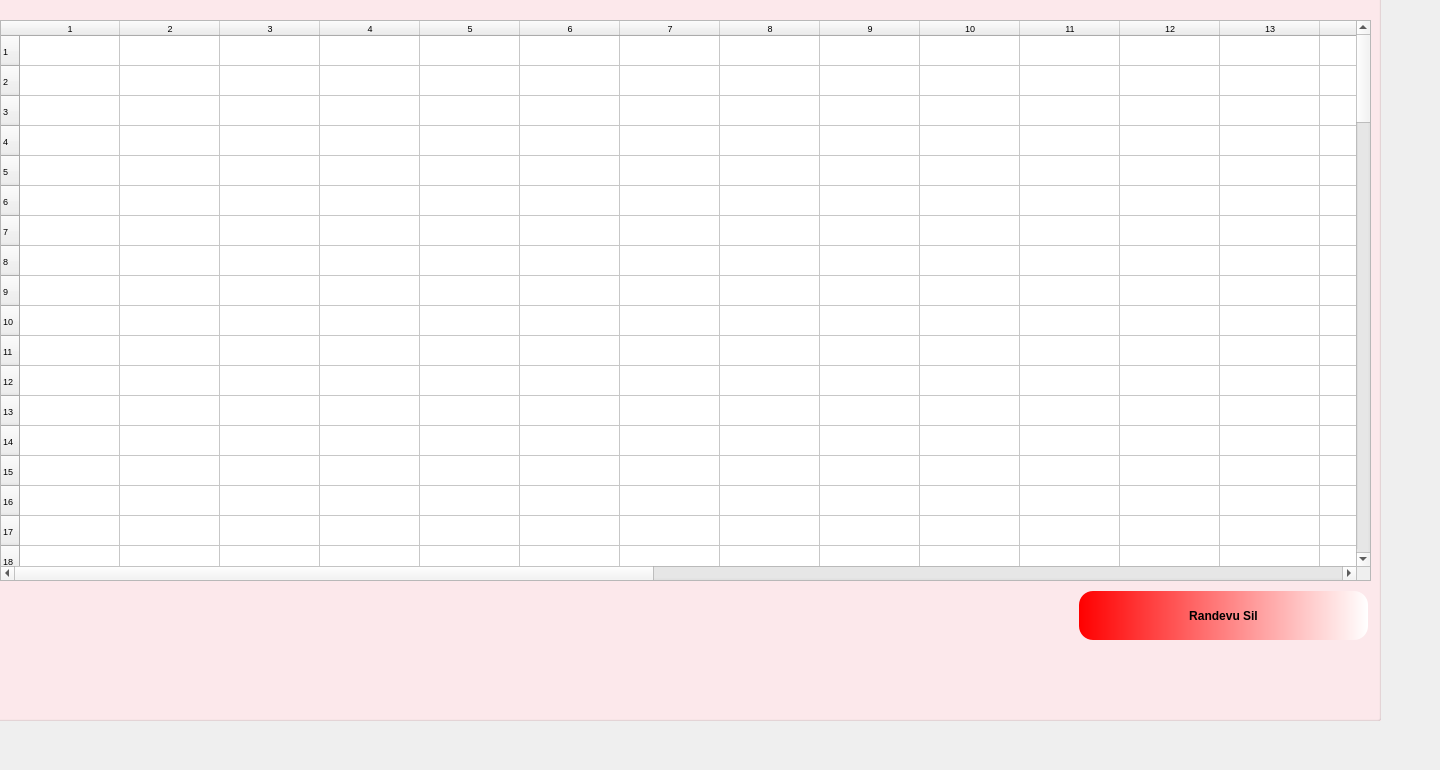
    <widget class="QWidget" name="tab_4">
     <attribute name="title">
      <string>KAYIT BİLGİLERİ</string>
     </attribute>
     <widget class="QTableWidget" name="tblwKayitTutucu">
      <property name="geometry">
       <rect>
        <x>0</x>
        <y>20</y>
        <width>1371</width>
        <height>561</height>
       </rect>
      </property>
      <property name="font">
       <font>
        <pointsize>7</pointsize>
       </font>
      </property>
      <property name="styleSheet">
       <string notr="true">
QHeaderView::section {
    background-color: lightgray;
    padding: 4px;
    font-size: 7pt;
}
QTableWidget {
    gridline-color: black;
    font-size: 7pt;
}
QTableWidget::item {
    padding: 5px;
}
&quot;&quot;&quot;)
</string>
      </property>
      <property name="rowCount">
       <number>100</number>
      </property>
      <property name="columnCount">
       <number>27</number>
      </property>
      <row/>
      <row/>
      <row/>
      <row/>
      <row/>
      <row/>
      <row/>
      <row/>
      <row/>
      <row/>
      <row/>
      <row/>
      <row/>
      <row/>
      <row/>
      <row/>
      <row/>
      <row/>
      <row/>
      <row/>
      <row/>
      <row/>
      <row/>
      <row/>
      <row/>
      <row/>
      <row/>
      <row/>
      <row/>
      <row/>
      <row/>
      <row/>
      <row/>
      <row/>
      <row/>
      <row/>
      <row/>
      <row/>
      <row/>
      <row/>
      <row/>
      <row/>
      <row/>
      <row/>
      <row/>
      <row/>
      <row/>
      <row/>
      <row/>
      <row/>
      <row/>
      <row/>
      <row/>
      <row/>
      <row/>
      <row/>
      <row/>
      <row/>
      <row/>
      <row/>
      <row/>
      <row/>
      <row/>
      <row/>
      <row/>
      <row/>
      <row/>
      <row/>
      <row/>
      <row/>
      <row/>
      <row/>
      <row/>
      <row/>
      <row/>
      <row/>
      <row/>
      <row/>
      <row/>
      <row/>
      <row/>
      <row/>
      <row/>
      <row/>
      <row/>
      <row/>
      <row/>
      <row/>
      <row/>
      <row/>
      <row/>
      <row/>
      <row/>
      <row/>
      <row/>
      <row/>
      <row/>
      <row/>
      <row/>
      <row/>
      <column/>
      <column/>
      <column/>
      <column/>
      <column/>
      <column/>
      <column/>
      <column/>
      <column/>
      <column/>
      <column/>
      <column/>
      <column/>
      <column/>
      <column/>
      <column/>
      <column/>
      <column/>
      <column/>
      <column/>
      <column/>
      <column/>
      <column/>
      <column/>
      <column/>
      <column/>
      <column/>
     </widget>
     <widget class="QGroupBox" name="groupBox_6">
      <property name="enabled">
       <bool>true</bool>
      </property>
      <property name="geometry">
       <rect>
        <x>-50</x>
        <y>-40</y>
        <width>1431</width>
        <height>761</height>
       </rect>
      </property>
      <property name="layoutDirection">
       <enum>Qt::LeftToRight</enum>
      </property>
      <property name="autoFillBackground">
       <bool>false</bool>
      </property>
      <property name="styleSheet">
       <string notr="true">QGroupBox {
    background-color: #FFEBEE;
}
</string>
      </property>
      <property name="title">
       <string/>
      </property>
      <widget class="QLabel" name="label_21">
       <property name="geometry">
        <rect>
         <x>620</x>
         <y>300</y>
         <width>55</width>
         <height>16</height>
        </rect>
       </property>
       <property name="text">
        <string/>
       </property>
      </widget>
      <widget class="QPushButton" name="psRavdevuSil">
       <property name="geometry">
        <rect>
         <x>1128</x>
         <y>630</y>
         <width>291</width>
         <height>51</height>
        </rect>
       </property>
       <property name="font">
        <font>
         <pointsize>9</pointsize>
         <weight>75</weight>
         <bold>true</bold>
        </font>
       </property>
       <property name="styleSheet">
        <string notr="true">QPushButton {
    background: qlineargradient(spread:pad, x1:0, y1:0, x2:1, y2:0, stop:0 red, stop:1 white); /* Arka plan geçişi */
    border: 2px solid transparent;  /* Şeffaf kenar */
    border-radius: 15px;  /* Oval köşeler */
    padding: 5px;  /* İç kenar boşluğu */
    border-image: linear-gradient(to right, red, white) 1;  /* Kenar geçişi */
}

QPushButton:pressed {
    background: qlineargradient(spread:pad, x1:0, y1:0, x2:1, y2:0, stop:0 white, stop:1 red); /* Tıklanınca arka plan geçişi tersine dönüyor */
    border: 2px solid red; /* Tıklanınca kenarlık kırmızı oluyor */
    transform: scale(0.95); /* Tıklanınca buton biraz küçülüyor */
}
</string>
       </property>
       <property name="text">
        <string>Randevu Sil</string>
       </property>
      </widget>
     </widget>
     <zorder>groupBox_6</zorder>
     <zorder>tblwKayitTutucu</zorder>
    </widget>
